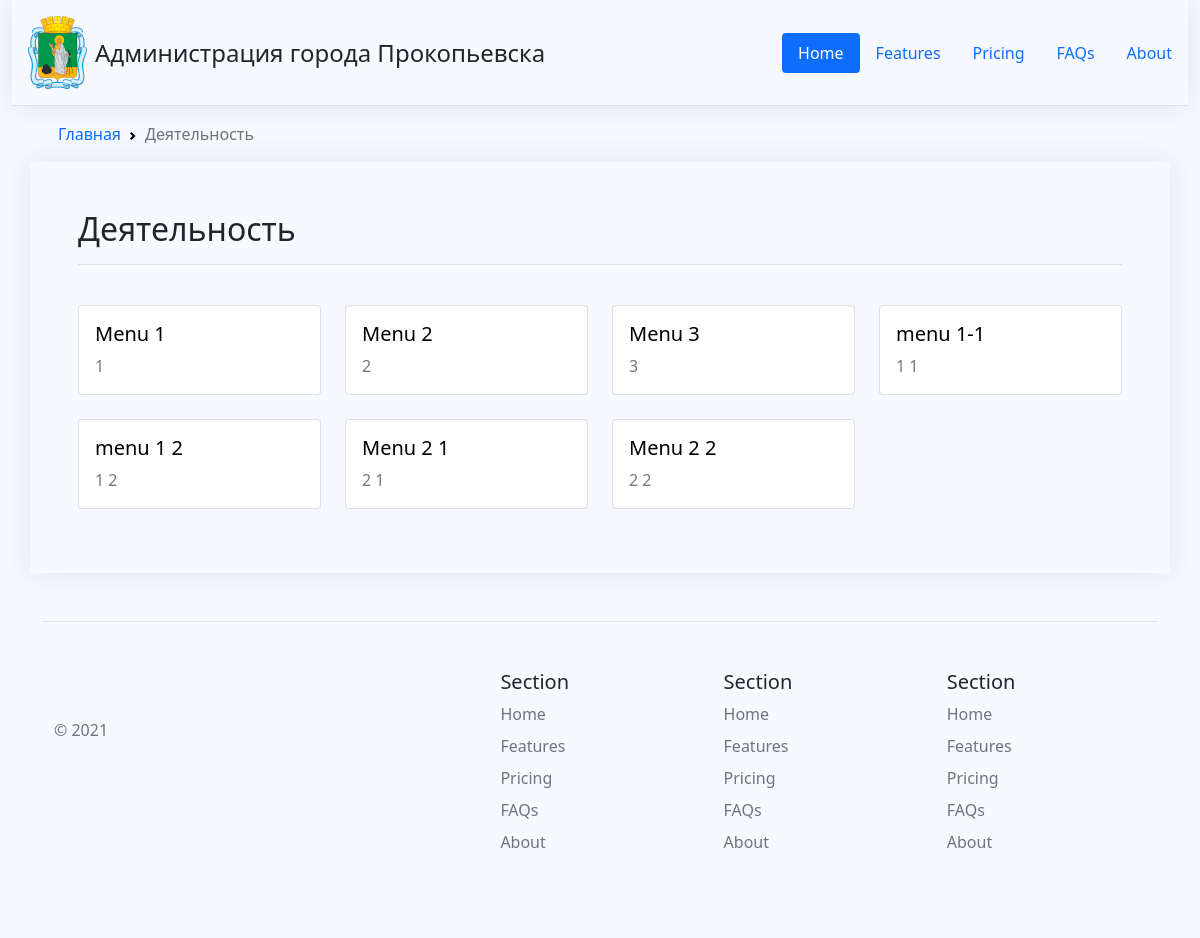
Page /activity/ on the earlier database version.
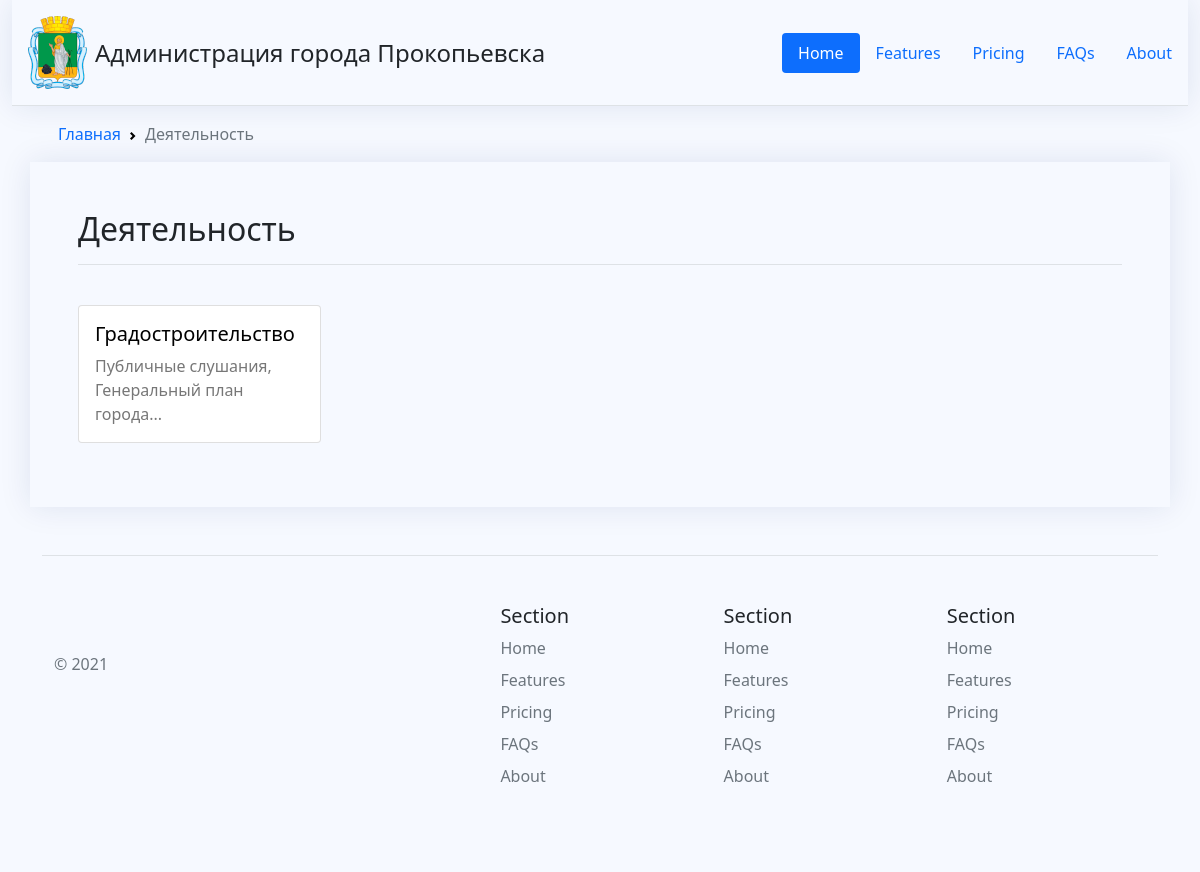
Same page on the later database version.
### menus/models.py (models this page shows, shortened)
class Menu(models.Model):
    title = models.CharField(max_length=100)
    alias = models.CharField(max_length=100)
    parent = models.ForeignKey('Menu', on_delete=models.CASCADE,blank=True, null=True)
    description = models.TextField()

### menus/views.py (the view)
# urls.py: path('', views.categories, name='activity'),
def categories(request):
    context = {}
    context['category'] = None
    context['menus'] = Menu.objects.filter(parent_id__isnull=True)
    bc_items= {
        'Деятельность' : 'activity',
    }
    context['bc_items'] = bc_items
    return render(request, 'menus/block_menus.html', context)

### app/templatetags/breadcrumbs.py (called while the page is built)
@register.inclusion_tag('app/breadcrumbs.html')
def breadcrumbs(bc_items:dict):
    url_chain = ''
    breadcrumbs_items = {'Главная':''}
    breadcrumbs_items.update(bc_items)
    for key, value in breadcrumbs_items.items():
        url_chain += value + '/'
        breadcrumbs_items[key] = url_chain
    context = {
        'breadcrumbs_items' : breadcrumbs_items
    }
    return context

### menus/templates/menus/block_menus.html
{% extends 'app/base_activity.html' %}
{% block activity %}
{% include 'menus/html_menus.html' %}
{% endblock activity %}

### menus/templates/menus/html_menus.html (shortened to what this page needs)
{% load static %}
{% load breadcrumbs %}
{% breadcrumbs bc_items %}
{% if menus %}
    <div id="content" class="container p-5 ">
        {% if not subcategory %}
            <h2 class="border-bottom pb-3">
              Деятельность
            </h2>
        {% endif %}
        <div class="row row-cols-1 row-cols-md-4 g-4 my-3">
          {% for menu in menus %}
              <div class="col">
                <div class="card" class="hover-shadow">
                  <a href="
                    {% if add_path %}
                        {% url 'activity' %}{{ menu.alias }}
                    {% else %}
                        {{ menu.alias }}
                    {% endif %}
                    " >
                    <div class="card-body">
                        <h5 class="card-title">{{ menu.title }}</h5>
                      <p class="card-text">{{ menu.description}}</p>
                    </div>
                  </a>
                </div>
              </div>
          {% endfor %}
        </div>
    </div>
{% endif %}

Differences in the rows shown:
removed Menu: title "Menu 1", description "1"
no longer on this page (row edited): Menu: title "Menu 2", description "2"
no longer on this page (row edited): Menu: title "Menu 3", description "3"
removed Menu: title "menu 1-1", description "1 1"
removed Menu: title "menu 1 2", description "1 2"
removed Menu: title "Menu 2 1", description "2 1"
removed Menu: title "Menu 2 2", description "2 2"
added Menu: title "Градостроительство", description "Публичные слушания, Генеральный план города..."
